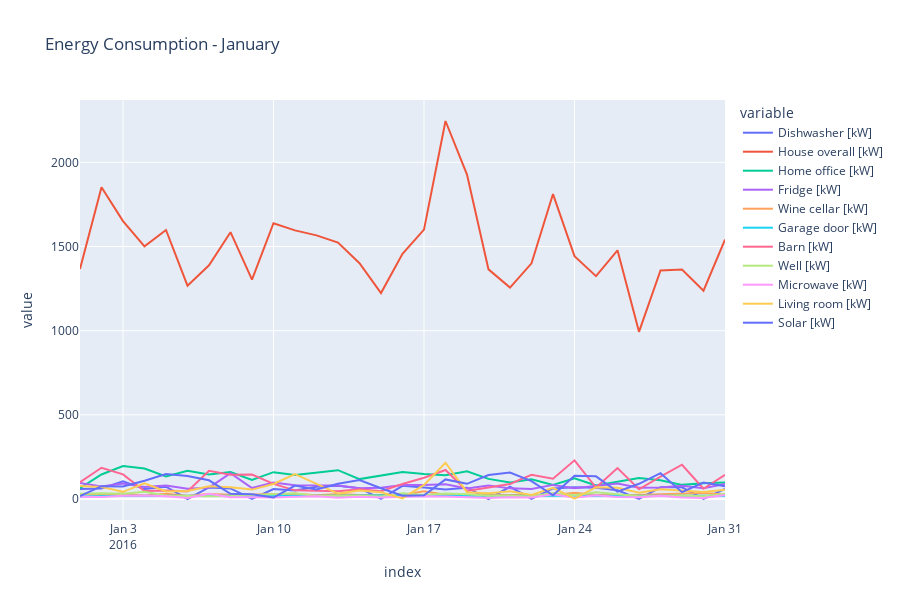
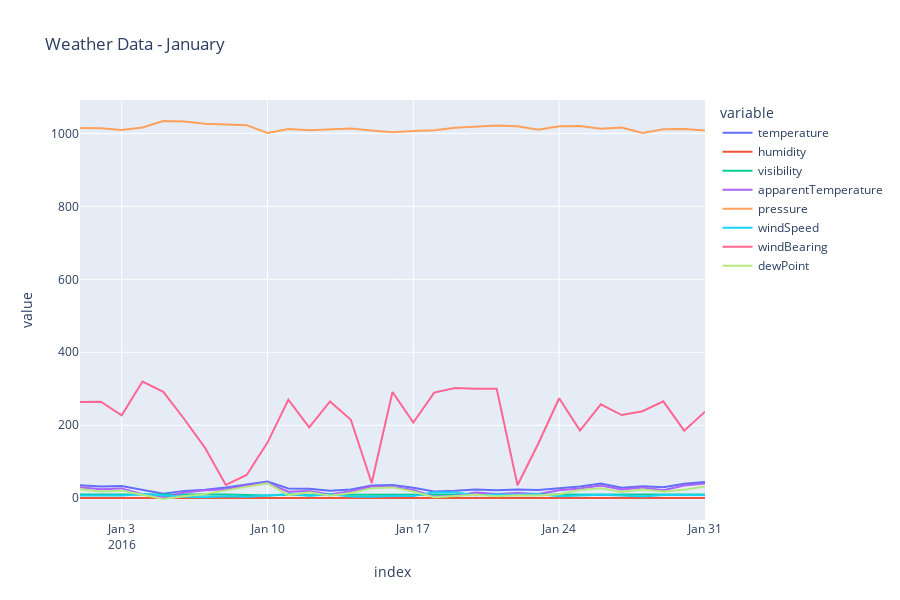
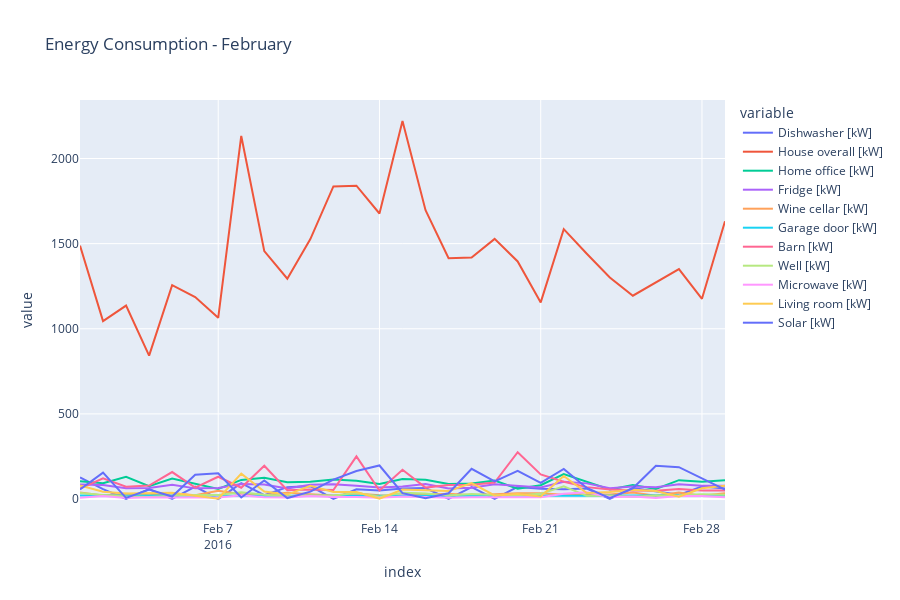
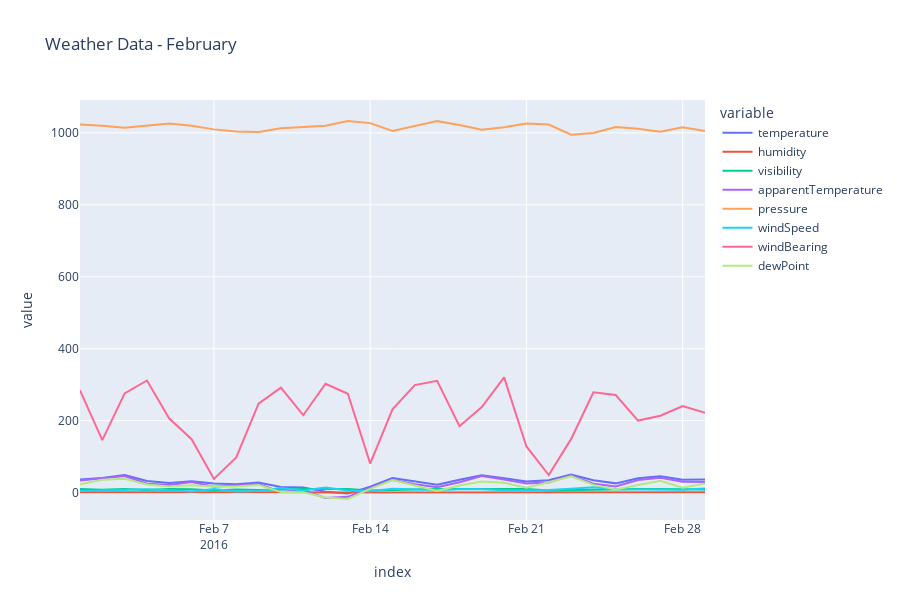

Notebook cell for these charts, in order:
### Code cell
# Iterate through each month in the year and generate the plots
# "2016-01-01" : "2016-01-31"
# import calendar 
for month in range(1, 13):
    # Filter the energy and weather data for the current month
    start_date = f'2016-{month:02}-01'
    end_date = f'2016-{month:02}-' + str(calendar.monthrange(2016, month)[1])
    energy_per_day_month = energy_per_day.loc[start_date:end_date].filter(items=cols_energy)
    weather_data_day_month = weather_data_day.loc[start_date:end_date].filter(items=cols_weather)
    
    # Generate the plots for the current month
    fig_energy = px.line(data_frame=energy_per_day_month, line_dash_sequence=['solid']*15, width=900, height=600, title=f'Energy Consumption - {calendar.month_name[month]}')
    fig_weather = px.line(data_frame=weather_data_day_month, line_dash_sequence=['solid']*6, width=900, height=600, title=f'Weather Data - {calendar.month_name[month]}')
        
    # Save the plots to files
    fig_energy.write_image(f'Images/energy_{month:02}.png')
    fig_weather.write_image(f'Images/weather_{month:02}.png') 
    
    # Show the plots
    fig_energy.show()
    fig_weather.show()
